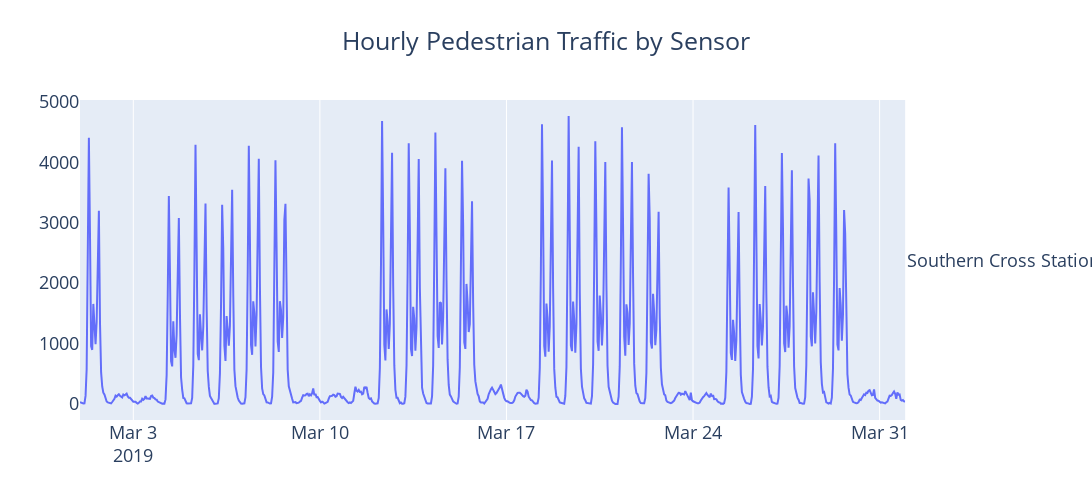

The notebook cell saved with this chart:
### Markdown cell above
## Why _interactive_ visualisations?

### Code cell
plot_sensor_traffic(pedestrian_df)

### Figure 1 — Plotly figure (JSON) as saved in the notebook; plotly's stock layout.template omitted (floating-point values rounded to 4 significant figures; data arrays with more than 128 entries replaced by an {"elided": "..."} marker saying what was removed)
{"data": [{"hovertemplate": "Sensor_Name=Southern Cross Station<br>Date_Time=%{x}<br>Hourly_Counts=%{y}<extra></extra>", "legendgroup": "", "line": {"color": "#636efa", "dash": "solid"}, "mode": "lines", "name": "", "orientation": "v", "showlegend": false, "type": "scatter", "x": {"elided": "744 str values"}, "xaxis": "x", "y": {"elided": "744 int values"}, "yaxis": "y"}], "layout": {"annotations": [{"font": {}, "showarrow": false, "text": "Southern Cross Station", "textangle": 0, "x": 0.98, "xanchor": "left", "xref": "paper", "y": 0.5, "yanchor": "middle", "yref": "paper"}], "font": {"size": 18}, "height": 500, "legend": {"tracegroupgap": 0}, "margin": {"r": 170}, "title": {"text": "Hourly Pedestrian Traffic by Sensor", "x": 0.5}, "width": 1500, "xaxis": {"anchor": "y", "domain": [0, 0.98], "showgrid": true, "title": {}}, "yaxis": {"anchor": "x", "domain": [0, 1], "matches": "y", "showgrid": false, "title": {}, "zeroline": false}}}
